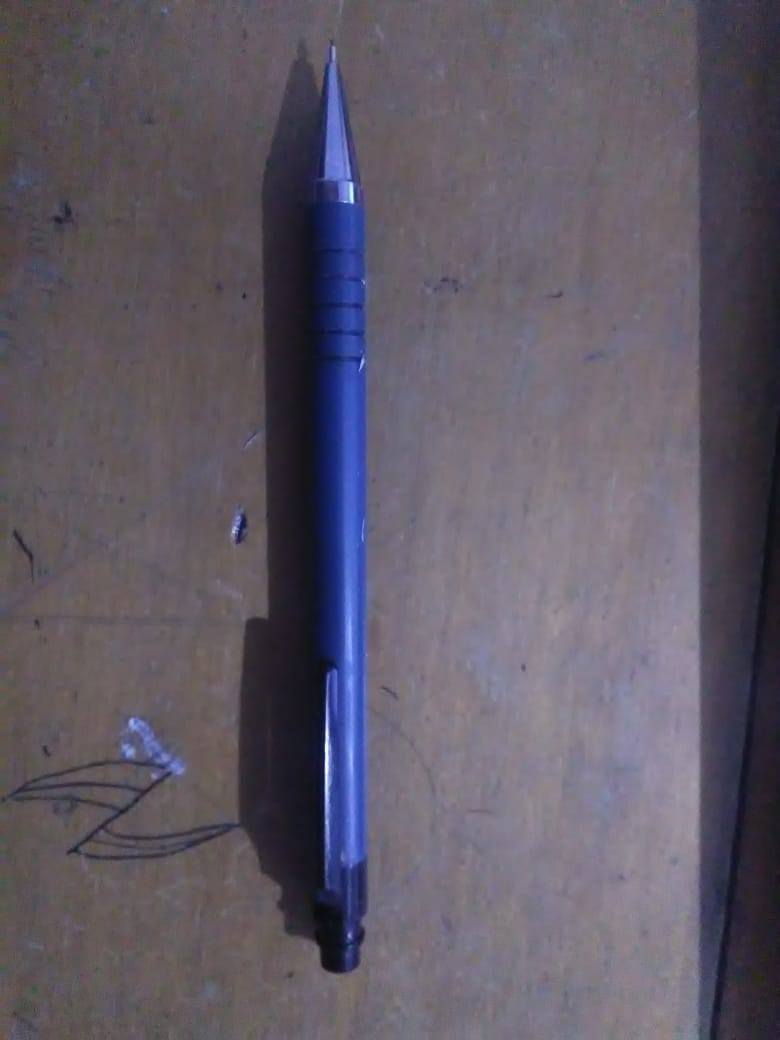
#> input picture img/img_prueba/vs_wapp.jpg, 780 x 1040 px, found by its file name
$ python Pro_2.py
#> lines starting #> are read from the running program, lines starting #| are printed output that depends on the picture; after the words box and inside, x2 and y2 are one past the last pixel; in counts of white or black regions, pixels touching at a corner belong together
import cv2
import numpy as np

img = cv2.imread('vs_wapp.jpg')
#> img is the input picture: shape (1040, 780, 3); mean B, G, R 102.1, 89.7, 95.8
gray = cv2.cvtColor(img,cv2.COLOR_BGR2GRAY)
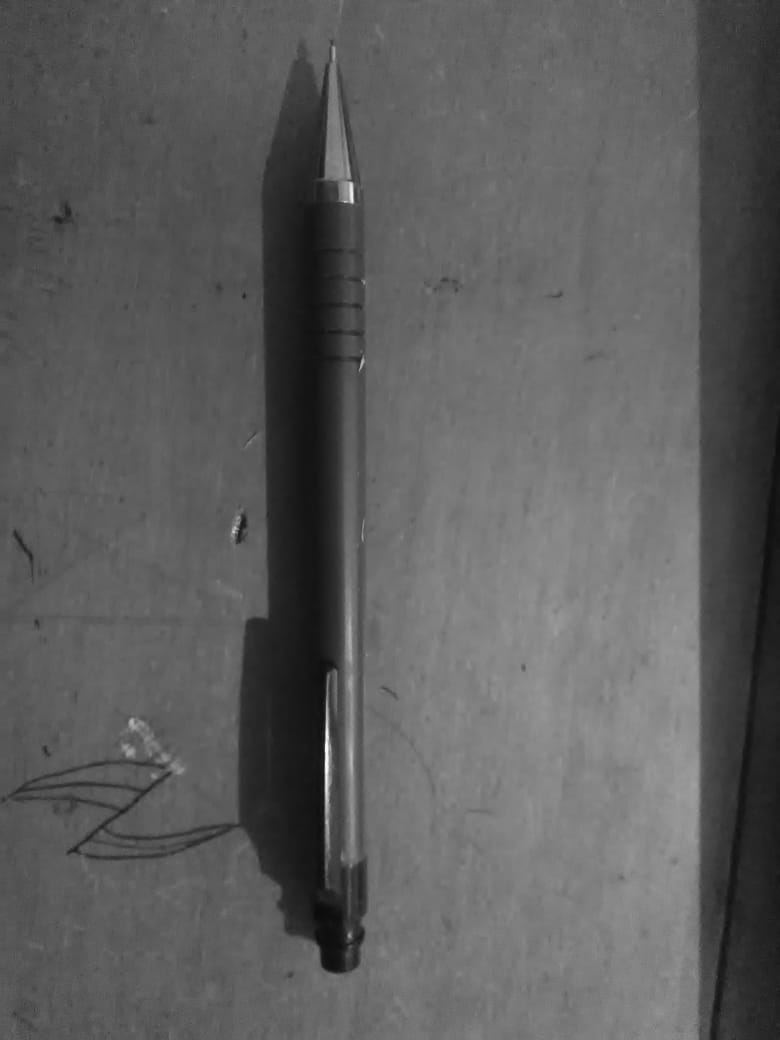
#> gray: shape (1040, 780); min 10, max 252, mean 93

#input image, #points, quality level (0-1), min euclidean dist. between detected points
corners = cv2.goodFeaturesToTrack(gray,50,0.05,10)
#> corners = 28 rows, first 8: [352, 202], [233, 532], [351, 183], [363, 359], [333, 47], [349, 937], [132, 719], [239, 517]
corners = np.int0(corners)   #np.int0 is int64

for i in corners:
    x,y = i.ravel()   # Ravel Returns a contiguous flattened array.
#    print(x,y)
    cv2.circle(img,(x,y),3,255,-1)  #Draws circle (Img, center, radius, color, etc.)
#> this loop made 28 passes
#> (x, y) on passes 1 to 12: (352, 202), (233, 532), (351, 183), (363, 359), (333, 47), (349, 937), (132, 719), (239, 517), (362, 280), (359, 370), (237, 542), (350, 867)
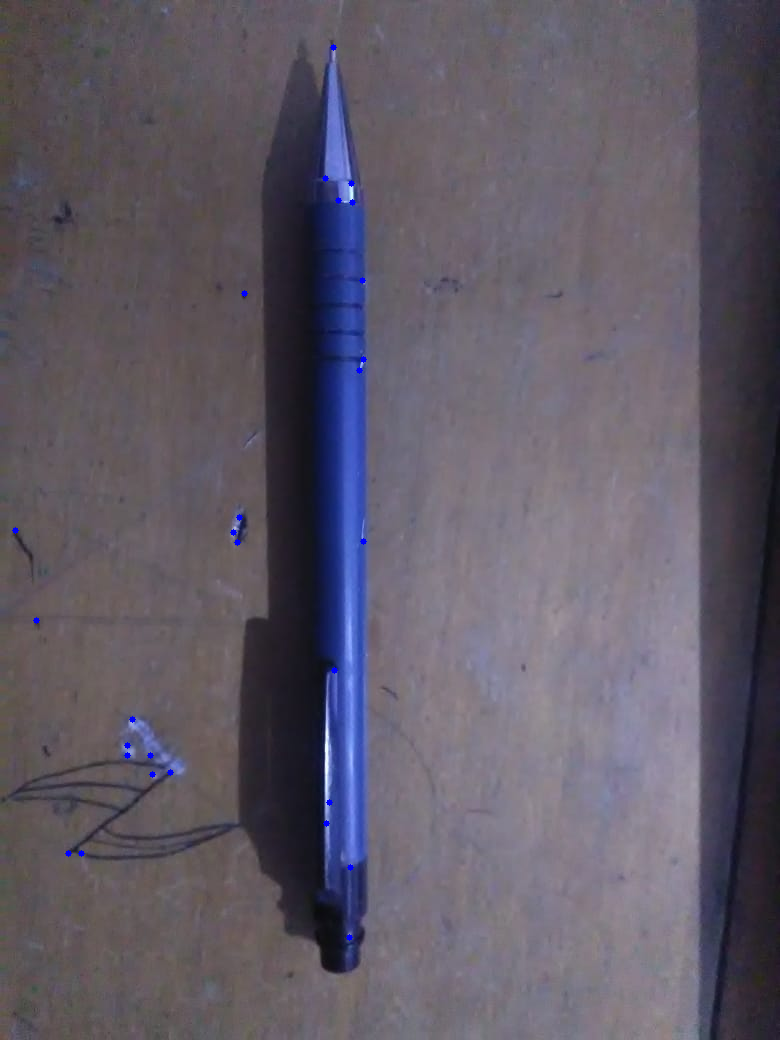
#> img: shape (1040, 780, 3); 0.1% of pixels changed, all inside (x1, y1, x2, y2) = (12, 44, 367, 941)

cv2.imshow('Corners',img)
cv2.waitKey(0)

#####################################
#SIFT and SURF - do not work in opencv 3
#SIFT stands for scale invariant feature transform
#####################################
# FAST
# Features from Accelerated Segment Test
# High speed corner detector
# FAST is only keypoint detector. Cannot get any descriptors.

$ run again, with img/img_prueba/img_p_15_hight_v5.jpg copied over img/img_prueba/vs_wapp.jpg
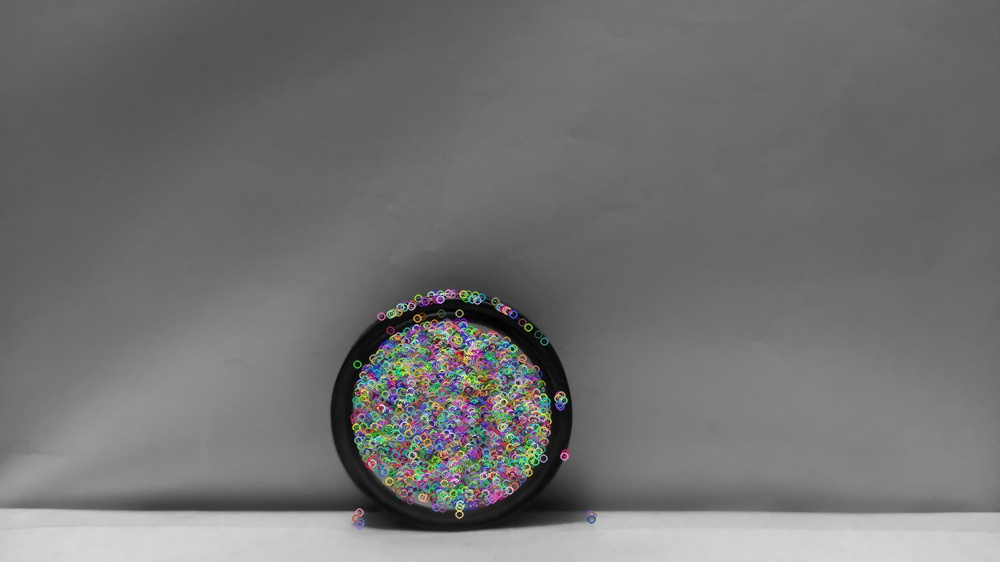
#> input picture img/img_prueba/img_p_15_hight_v5.jpg, 1000 x 562 px, found by its file name
#> img is the input picture: shape (562, 1000, 3); mean B, G, R 113.7, 113.8, 113.8
#> `gray = cv2.cvtColor(img,cv2.COLOR_BGR2GRAY)`:
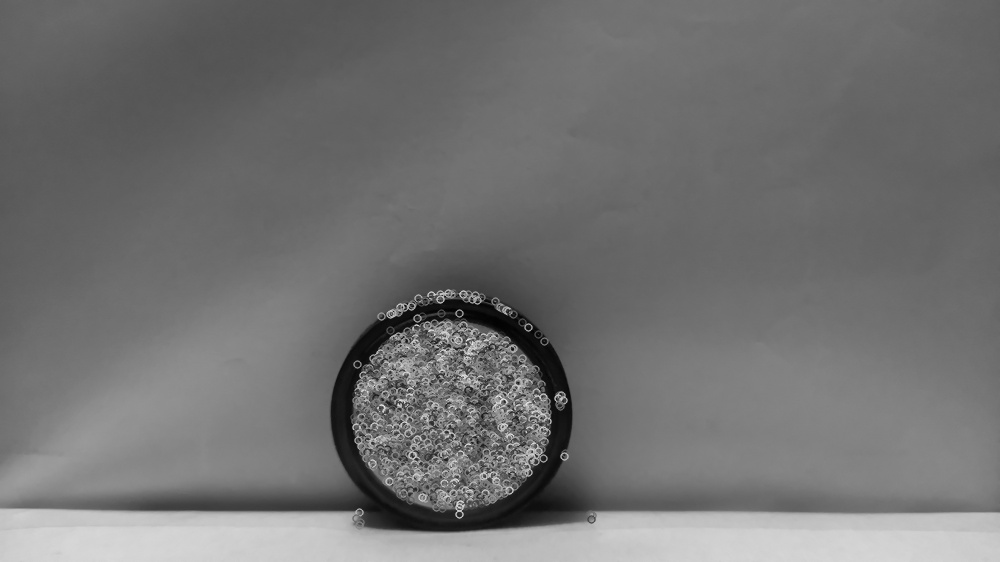
#> gray: shape (562, 1000); min 1, max 237, mean 113.8
#> corners = 50 rows, first 8: [504, 401], [512, 349], [457, 511], [398, 404], [532, 452], [413, 456], [518, 383], [372, 442]
#> the loop `for i in corners:` made 50 passes
#> after the loop `for i in corners:`:
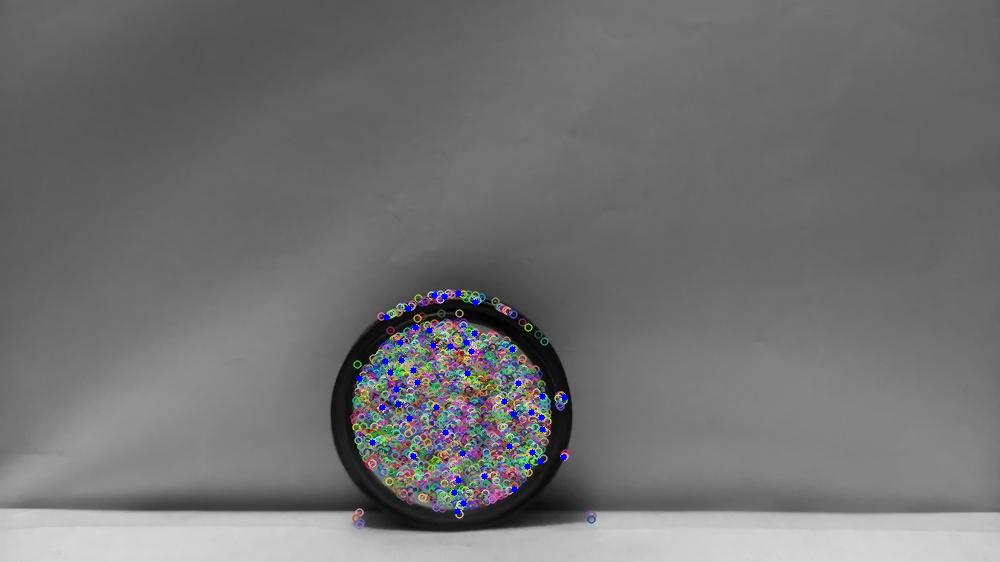
#> img: shape (562, 1000, 3); 0.26% of pixels changed, all inside (x1, y1, x2, y2) = (356, 290, 568, 515)
